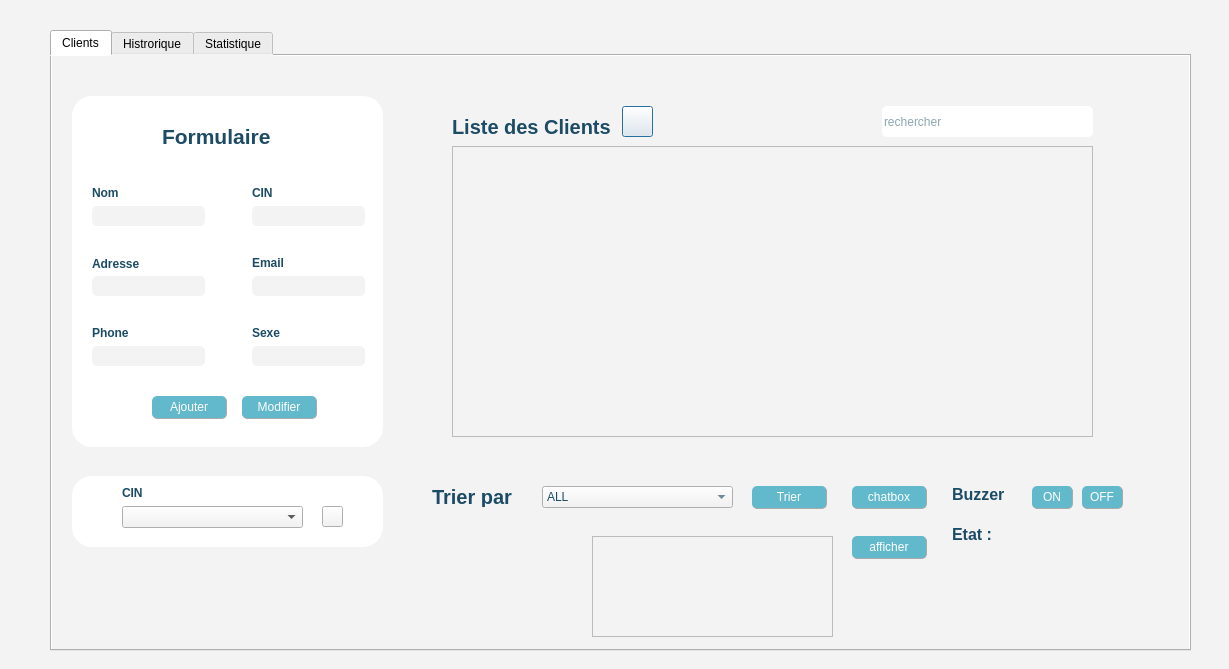
<?xml version="1.0" encoding="UTF-8"?>
<ui version="4.0">
 <class>client</class>
 <widget class="QDialog" name="client">
  <property name="geometry">
   <rect>
    <x>0</x>
    <y>0</y>
    <width>1229</width>
    <height>669</height>
   </rect>
  </property>
  <property name="windowTitle">
   <string>Dialog</string>
  </property>
  <property name="styleSheet">
   <string notr="true">background-color: rgb(243, 243, 243);</string>
  </property>
  <widget class="QTabWidget" name="tabWidget">
   <property name="geometry">
    <rect>
     <x>50</x>
     <y>30</y>
     <width>1141</width>
     <height>621</height>
    </rect>
   </property>
   <property name="currentIndex">
    <number>0</number>
   </property>
   <widget class="QWidget" name="tab">
    <attribute name="title">
     <string>Clients</string>
    </attribute>
    <widget class="QWidget" name="widget_2" native="true">
     <property name="geometry">
      <rect>
       <x>360</x>
       <y>20</y>
       <width>761</width>
       <height>391</height>
      </rect>
     </property>
     <widget class="QLabel" name="label_9">
      <property name="geometry">
       <rect>
        <x>40</x>
        <y>40</y>
        <width>191</width>
        <height>21</height>
       </rect>
      </property>
      <property name="font">
       <font>
        <pointsize>15</pointsize>
        <weight>75</weight>
        <bold>true</bold>
        <underline>false</underline>
       </font>
      </property>
      <property name="styleSheet">
       <string notr="true">color: rgb(27, 75, 101);</string>
      </property>
      <property name="text">
       <string>Liste des Clients</string>
      </property>
     </widget>
     <widget class="QPushButton" name="pb_pdfC">
      <property name="geometry">
       <rect>
        <x>210</x>
        <y>30</y>
        <width>31</width>
        <height>31</height>
       </rect>
      </property>
      <property name="styleSheet">
       <string notr="true">QPushButton{
	
	border-image: url(:/2A3/qt/tsawer/pdf (2).png);
}</string>
      </property>
      <property name="text">
       <string/>
      </property>
     </widget>
     <widget class="QLineEdit" name="rechercherC">
      <property name="geometry">
       <rect>
        <x>470</x>
        <y>30</y>
        <width>211</width>
        <height>31</height>
       </rect>
      </property>
      <property name="styleSheet">
       <string notr="true">background-color: rgb(255, 255, 255);
border:none;
border-radius:5px;
color: rgb(27, 75, 101);
</string>
      </property>
      <property name="placeholderText">
       <string>rechercher</string>
      </property>
      <property name="clearButtonEnabled">
       <bool>false</bool>
      </property>
     </widget>
     <widget class="QTableView" name="tab_clients">
      <property name="geometry">
       <rect>
        <x>40</x>
        <y>70</y>
        <width>641</width>
        <height>291</height>
       </rect>
      </property>
     </widget>
    </widget>
    <widget class="QWidget" name="widget" native="true">
     <property name="geometry">
      <rect>
       <x>0</x>
       <y>20</y>
       <width>351</width>
       <height>391</height>
      </rect>
     </property>
     <property name="styleSheet">
      <string notr="true">QPushButton #pushButton{
	
	background-color: rgb(98, 185, 203);
	color: rgb(255, 255, 255);
	border-radius:5px;
}
QPushButton #pushButton:hover{
	
	background-color: rgb(98, 185, 203);
}
QPushButton #pushButtonp:pressed{
	padding-left:5px;
	padding-top:5px;
	background-color: rgb(98, 185, 203);
}</string>
     </property>
     <widget class="QLabel" name="label">
      <property name="geometry">
       <rect>
        <x>20</x>
        <y>20</y>
        <width>311</width>
        <height>351</height>
       </rect>
      </property>
      <property name="styleSheet">
       <string notr="true">background-color: rgb(255, 255, 255);
border-radius:20px;

</string>
      </property>
      <property name="text">
       <string/>
      </property>
     </widget>
     <widget class="QLabel" name="label_2">
      <property name="geometry">
       <rect>
        <x>110</x>
        <y>30</y>
        <width>171</width>
        <height>61</height>
       </rect>
      </property>
      <property name="font">
       <font>
        <family>MS Shell Dlg 2</family>
        <pointsize>16</pointsize>
        <weight>75</weight>
        <italic>false</italic>
        <bold>true</bold>
        <underline>false</underline>
        <strikeout>false</strikeout>
        <kerning>true</kerning>
       </font>
      </property>
      <property name="styleSheet">
       <string notr="true">background-color: rgb(255, 255, 255);
color: rgb(27, 75, 101);
</string>
      </property>
      <property name="text">
       <string>Formulaire</string>
      </property>
     </widget>
     <widget class="QLabel" name="label_3">
      <property name="geometry">
       <rect>
        <x>40</x>
        <y>110</y>
        <width>47</width>
        <height>14</height>
       </rect>
      </property>
      <property name="font">
       <font>
        <weight>75</weight>
        <bold>true</bold>
       </font>
      </property>
      <property name="styleSheet">
       <string notr="true">color: rgb(27, 75, 101);
background-color: rgb(255, 255, 255);</string>
      </property>
      <property name="text">
       <string>Nom</string>
      </property>
     </widget>
     <widget class="QLabel" name="label_4">
      <property name="geometry">
       <rect>
        <x>200</x>
        <y>110</y>
        <width>47</width>
        <height>14</height>
       </rect>
      </property>
      <property name="font">
       <font>
        <weight>75</weight>
        <bold>true</bold>
       </font>
      </property>
      <property name="styleSheet">
       <string notr="true">background-color: rgb(255, 255, 255);
color: rgb(27, 75, 101);</string>
      </property>
      <property name="text">
       <string>CIN</string>
      </property>
     </widget>
     <widget class="QLabel" name="label_5">
      <property name="geometry">
       <rect>
        <x>40</x>
        <y>180</y>
        <width>61</width>
        <height>16</height>
       </rect>
      </property>
      <property name="font">
       <font>
        <weight>75</weight>
        <bold>true</bold>
       </font>
      </property>
      <property name="styleSheet">
       <string notr="true">background-color: rgb(255, 255, 255);color: rgb(27, 75, 101);</string>
      </property>
      <property name="text">
       <string>Adresse</string>
      </property>
     </widget>
     <widget class="QLabel" name="label_6">
      <property name="geometry">
       <rect>
        <x>200</x>
        <y>180</y>
        <width>47</width>
        <height>14</height>
       </rect>
      </property>
      <property name="font">
       <font>
        <weight>75</weight>
        <bold>true</bold>
       </font>
      </property>
      <property name="styleSheet">
       <string notr="true">background-color: rgb(255, 255, 255);color: rgb(27, 75, 101);</string>
      </property>
      <property name="text">
       <string>Email</string>
      </property>
     </widget>
     <widget class="QLabel" name="label_7">
      <property name="geometry">
       <rect>
        <x>40</x>
        <y>250</y>
        <width>47</width>
        <height>14</height>
       </rect>
      </property>
      <property name="font">
       <font>
        <weight>75</weight>
        <bold>true</bold>
       </font>
      </property>
      <property name="styleSheet">
       <string notr="true">background-color: rgb(255, 255, 255);color: rgb(27, 75, 101);</string>
      </property>
      <property name="text">
       <string>Phone</string>
      </property>
     </widget>
     <widget class="QLineEdit" name="nomc">
      <property name="geometry">
       <rect>
        <x>40</x>
        <y>130</y>
        <width>113</width>
        <height>20</height>
       </rect>
      </property>
      <property name="styleSheet">
       <string notr="true">
border:none;
border-radius:5px;
color: black</string>
      </property>
     </widget>
     <widget class="QPushButton" name="pb_ajouterC">
      <property name="geometry">
       <rect>
        <x>100</x>
        <y>320</y>
        <width>75</width>
        <height>23</height>
       </rect>
      </property>
      <property name="styleSheet">
       <string notr="true">QPushButton{
	border-radius:5px;
   border-right:1px solid #aaaaaa;
	border-bottom:1px solid #aaaaaa;
}
QPushButton:enabled{
background-color: rgb(98, 185, 203);
	color: rgb(255, 255, 255);
}
QPushButton:pressed{
	background-color: rgb(190, 233, 231);
	color: rgb(255, 255, 255);
	border-radius:5px;
}
QPushButton:disabled{
background-color: #aaaaaa;
	color: rgb(255, 255, 255);
}

</string>
      </property>
      <property name="text">
       <string>Ajouter</string>
      </property>
     </widget>
     <widget class="QPushButton" name="pb_modififerC">
      <property name="geometry">
       <rect>
        <x>190</x>
        <y>320</y>
        <width>75</width>
        <height>23</height>
       </rect>
      </property>
      <property name="styleSheet">
       <string notr="true">QPushButton{
	border-radius:5px;
   border-right:1px solid #aaaaaa;
	border-bottom:1px solid #aaaaaa;
}
QPushButton:enabled{
background-color: rgb(98, 185, 203);
	color: rgb(255, 255, 255);
}
QPushButton:pressed{
	background-color: rgb(190, 233, 231);
	color: rgb(255, 255, 255);
	border-radius:5px;
}
QPushButton:disabled{
background-color: #aaaaaa;
	color: rgb(255, 255, 255);
}</string>
      </property>
      <property name="text">
       <string>Modifier</string>
      </property>
     </widget>
     <widget class="QLineEdit" name="cinc">
      <property name="geometry">
       <rect>
        <x>200</x>
        <y>130</y>
        <width>113</width>
        <height>20</height>
       </rect>
      </property>
      <property name="styleSheet">
       <string notr="true">
border:none;
border-radius:5px;
color: black</string>
      </property>
     </widget>
     <widget class="QLineEdit" name="adressec">
      <property name="geometry">
       <rect>
        <x>40</x>
        <y>200</y>
        <width>113</width>
        <height>20</height>
       </rect>
      </property>
      <property name="styleSheet">
       <string notr="true">
border:none;
border-radius:5px;
color: black</string>
      </property>
     </widget>
     <widget class="QLineEdit" name="emailc">
      <property name="geometry">
       <rect>
        <x>200</x>
        <y>200</y>
        <width>113</width>
        <height>20</height>
       </rect>
      </property>
      <property name="styleSheet">
       <string notr="true">
border:none;
border-radius:5px;
color: black</string>
      </property>
     </widget>
     <widget class="QLineEdit" name="phonec">
      <property name="geometry">
       <rect>
        <x>40</x>
        <y>270</y>
        <width>113</width>
        <height>20</height>
       </rect>
      </property>
      <property name="styleSheet">
       <string notr="true">
border:none;
border-radius:5px;
color: black</string>
      </property>
     </widget>
     <widget class="QLineEdit" name="cinc_2">
      <property name="geometry">
       <rect>
        <x>80</x>
        <y>450</y>
        <width>113</width>
        <height>20</height>
       </rect>
      </property>
      <property name="styleSheet">
       <string notr="true">
border:none;
border-radius:5px;
color: black</string>
      </property>
     </widget>
     <widget class="QLineEdit" name="sexec">
      <property name="geometry">
       <rect>
        <x>200</x>
        <y>270</y>
        <width>113</width>
        <height>20</height>
       </rect>
      </property>
      <property name="styleSheet">
       <string notr="true">
border:none;
border-radius:5px;
color: black</string>
      </property>
     </widget>
     <widget class="QLabel" name="label_10">
      <property name="geometry">
       <rect>
        <x>200</x>
        <y>250</y>
        <width>47</width>
        <height>14</height>
       </rect>
      </property>
      <property name="font">
       <font>
        <weight>75</weight>
        <bold>true</bold>
       </font>
      </property>
      <property name="styleSheet">
       <string notr="true">color: rgb(27, 75, 101);
background-color: rgb(255, 255, 255);</string>
      </property>
      <property name="text">
       <string>Sexe</string>
      </property>
     </widget>
    </widget>
    <widget class="QWidget" name="widget_3" native="true">
     <property name="geometry">
      <rect>
       <x>360</x>
       <y>420</y>
       <width>431</width>
       <height>51</height>
      </rect>
     </property>
     <widget class="QLabel" name="label_25">
      <property name="geometry">
       <rect>
        <x>20</x>
        <y>10</y>
        <width>121</width>
        <height>21</height>
       </rect>
      </property>
      <property name="font">
       <font>
        <pointsize>15</pointsize>
        <weight>75</weight>
        <bold>true</bold>
       </font>
      </property>
      <property name="styleSheet">
       <string notr="true">QLabel{
	
	qproperty-icon: url(:/Downloads/trier.png);
	qproperty-iconSize: 30px 30 px;
text-align:center;
	color: rgb(27, 75, 101);
}</string>
      </property>
      <property name="text">
       <string>Trier par</string>
      </property>
     </widget>
     <widget class="QPushButton" name="pb_trierC">
      <property name="geometry">
       <rect>
        <x>340</x>
        <y>10</y>
        <width>75</width>
        <height>23</height>
       </rect>
      </property>
      <property name="styleSheet">
       <string notr="true">QPushButton{
	border-radius:5px;
   border-right:1px solid #aaaaaa;
	border-bottom:1px solid #aaaaaa;
}
QPushButton:enabled{
background-color: rgb(98, 185, 203);
	color: rgb(255, 255, 255);
}
QPushButton:pressed{
	background-color: rgb(190, 233, 231);
	color: rgb(255, 255, 255);
	border-radius:5px;
}
QPushButton:disabled{
background-color: #aaaaaa;
	color: rgb(255, 255, 255);
}</string>
      </property>
      <property name="text">
       <string>Trier</string>
      </property>
     </widget>
     <widget class="QComboBox" name="comboBox_tri">
      <property name="geometry">
       <rect>
        <x>130</x>
        <y>10</y>
        <width>191</width>
        <height>22</height>
       </rect>
      </property>
      <property name="styleSheet">
       <string notr="true">color: rgb(27, 75, 101);</string>
      </property>
      <item>
       <property name="text">
        <string>ALL</string>
       </property>
      </item>
      <item>
       <property name="text">
        <string>par CIN</string>
       </property>
      </item>
      <item>
       <property name="text">
        <string>par Nom</string>
       </property>
      </item>
      <item>
       <property name="text">
        <string>par Adresse</string>
       </property>
      </item>
     </widget>
    </widget>
    <widget class="QPushButton" name="pushButton_7">
     <property name="geometry">
      <rect>
       <x>800</x>
       <y>430</y>
       <width>75</width>
       <height>23</height>
      </rect>
     </property>
     <property name="styleSheet">
      <string notr="true">QPushButton{
	border-radius:5px;
   border-right:1px solid #aaaaaa;
	border-bottom:1px solid #aaaaaa;
}
QPushButton:enabled{
background-color: rgb(98, 185, 203);
	color: rgb(255, 255, 255);
}
QPushButton:pressed{
	background-color: rgb(190, 233, 231);
	color: rgb(255, 255, 255);
	border-radius:5px;
}
QPushButton:disabled{
background-color: #aaaaaa;
	color: rgb(255, 255, 255);
}</string>
     </property>
     <property name="text">
      <string>chatbox</string>
     </property>
    </widget>
    <widget class="QLabel" name="label_8">
     <property name="geometry">
      <rect>
       <x>20</x>
       <y>420</y>
       <width>311</width>
       <height>71</height>
      </rect>
     </property>
     <property name="styleSheet">
      <string notr="true">background-color: rgb(255, 255, 255);
border-radius:20px;

</string>
     </property>
     <property name="text">
      <string/>
     </property>
    </widget>
    <widget class="QPushButton" name="pb_suppc">
     <property name="geometry">
      <rect>
       <x>270</x>
       <y>450</y>
       <width>21</width>
       <height>21</height>
      </rect>
     </property>
     <property name="styleSheet">
      <string notr="true">QPushButton{
	border-image: url(:/2A3/qt/tsawer/poubella.png);
color:white;
}</string>
     </property>
     <property name="text">
      <string/>
     </property>
    </widget>
    <widget class="QLabel" name="label_17">
     <property name="geometry">
      <rect>
       <x>70</x>
       <y>430</y>
       <width>47</width>
       <height>14</height>
      </rect>
     </property>
     <property name="font">
      <font>
       <weight>75</weight>
       <bold>true</bold>
      </font>
     </property>
     <property name="styleSheet">
      <string notr="true">background-color: rgb(255, 255, 255);
color: rgb(27, 75, 101);</string>
     </property>
     <property name="text">
      <string>CIN</string>
     </property>
    </widget>
    <widget class="QComboBox" name="comboBox_suppC">
     <property name="geometry">
      <rect>
       <x>70</x>
       <y>450</y>
       <width>181</width>
       <height>22</height>
      </rect>
     </property>
    </widget>
    <widget class="QWidget" name="widget_4" native="true">
     <property name="geometry">
      <rect>
       <x>890</x>
       <y>420</y>
       <width>231</width>
       <height>80</height>
      </rect>
     </property>
     <widget class="QPushButton" name="pb_ONC">
      <property name="geometry">
       <rect>
        <x>90</x>
        <y>10</y>
        <width>41</width>
        <height>23</height>
       </rect>
      </property>
      <property name="styleSheet">
       <string notr="true">QPushButton{
	border-radius:5px;
   border-right:1px solid #aaaaaa;
	border-bottom:1px solid #aaaaaa;
}
QPushButton:enabled{
background-color: rgb(98, 185, 203);
	color: rgb(255, 255, 255);
}
QPushButton:pressed{
	background-color: rgb(190, 233, 231);
	color: rgb(255, 255, 255);
	border-radius:5px;
}
QPushButton:disabled{
background-color: #aaaaaa;
	color: rgb(255, 255, 255);
}</string>
      </property>
      <property name="text">
       <string>ON</string>
      </property>
     </widget>
     <widget class="QPushButton" name="pb_OFFC">
      <property name="geometry">
       <rect>
        <x>140</x>
        <y>10</y>
        <width>41</width>
        <height>23</height>
       </rect>
      </property>
      <property name="styleSheet">
       <string notr="true">QPushButton{
	border-radius:5px;
   border-right:1px solid #aaaaaa;
	border-bottom:1px solid #aaaaaa;
}
QPushButton:enabled{
background-color: rgb(98, 185, 203);
	color: rgb(255, 255, 255);
}
QPushButton:pressed{
	background-color: rgb(190, 233, 231);
	color: rgb(255, 255, 255);
	border-radius:5px;
}
QPushButton:disabled{
background-color: #aaaaaa;
	color: rgb(255, 255, 255);
}</string>
      </property>
      <property name="text">
       <string>OFF</string>
      </property>
     </widget>
     <widget class="QLabel" name="label_11">
      <property name="geometry">
       <rect>
        <x>10</x>
        <y>10</y>
        <width>71</width>
        <height>16</height>
       </rect>
      </property>
      <property name="font">
       <font>
        <pointsize>12</pointsize>
        <weight>75</weight>
        <bold>true</bold>
       </font>
      </property>
      <property name="styleSheet">
       <string notr="true">color: rgb(27, 75, 101);
</string>
      </property>
      <property name="text">
       <string>Buzzer</string>
      </property>
     </widget>
     <widget class="QLabel" name="label_12">
      <property name="geometry">
       <rect>
        <x>10</x>
        <y>50</y>
        <width>61</width>
        <height>16</height>
       </rect>
      </property>
      <property name="font">
       <font>
        <pointsize>12</pointsize>
        <weight>75</weight>
        <bold>true</bold>
       </font>
      </property>
      <property name="styleSheet">
       <string notr="true">color: rgb(27, 75, 101);
</string>
      </property>
      <property name="text">
       <string>Etat :</string>
      </property>
     </widget>
     <widget class="QLabel" name="etatardC">
      <property name="geometry">
       <rect>
        <x>80</x>
        <y>50</y>
        <width>121</width>
        <height>16</height>
       </rect>
      </property>
      <property name="font">
       <font>
        <pointsize>10</pointsize>
        <weight>75</weight>
        <bold>true</bold>
       </font>
      </property>
      <property name="styleSheet">
       <string notr="true">color: rgb(27, 75, 101);
</string>
      </property>
      <property name="text">
       <string/>
      </property>
     </widget>
    </widget>
    <widget class="QTableView" name="tab_gazC">
     <property name="geometry">
      <rect>
       <x>540</x>
       <y>480</y>
       <width>241</width>
       <height>101</height>
      </rect>
     </property>
    </widget>
    <widget class="QPushButton" name="pb_gaz">
     <property name="geometry">
      <rect>
       <x>800</x>
       <y>480</y>
       <width>75</width>
       <height>23</height>
      </rect>
     </property>
     <property name="styleSheet">
      <string notr="true">QPushButton{
	border-radius:5px;
   border-right:1px solid #aaaaaa;
	border-bottom:1px solid #aaaaaa;
}
QPushButton:enabled{
background-color: rgb(98, 185, 203);
	color: rgb(255, 255, 255);
}
QPushButton:pressed{
	background-color: rgb(190, 233, 231);
	color: rgb(255, 255, 255);
	border-radius:5px;
}
QPushButton:disabled{
background-color: #aaaaaa;
	color: rgb(255, 255, 255);
}

</string>
     </property>
     <property name="text">
      <string>afficher</string>
     </property>
    </widget>
   </widget>
   <widget class="QWidget" name="chatbox">
    <attribute name="title">
     <string>Histrorique</string>
    </attribute>
    <widget class="QPushButton" name="pb_hisC">
     <property name="geometry">
      <rect>
       <x>750</x>
       <y>40</y>
       <width>91</width>
       <height>31</height>
      </rect>
     </property>
     <property name="styleSheet">
      <string notr="true">QPushButton{
	border-radius:5px;
   border-right:1px solid #aaaaaa;
	border-bottom:1px solid #aaaaaa;
}
QPushButton:enabled{
background-color: rgb(98, 185, 203);
	color: rgb(255, 255, 255);
}
QPushButton:pressed{
	background-color: rgb(190, 233, 231);
	color: rgb(255, 255, 255);
	border-radius:5px;
}
QPushButton:disabled{
background-color: #aaaaaa;
	color: rgb(255, 255, 255);
}</string>
     </property>
     <property name="text">
      <string>valider</string>
     </property>
    </widget>
    <widget class="QTextBrowser" name="history">
     <property name="geometry">
      <rect>
       <x>260</x>
       <y>40</y>
       <width>461</width>
       <height>201</height>
      </rect>
     </property>
    </widget>
    <widget class="QWidget" name="widget_5" native="true">
     <property name="geometry">
      <rect>
       <x>260</x>
       <y>320</y>
       <width>391</width>
       <height>131</height>
      </rect>
     </property>
     <widget class="QPushButton" name="pb_reserverC">
      <property name="geometry">
       <rect>
        <x>160</x>
        <y>90</y>
        <width>75</width>
        <height>23</height>
       </rect>
      </property>
      <property name="styleSheet">
       <string notr="true">QPushButton{
	border-radius:5px;
   border-right:1px solid #aaaaaa;
	border-bottom:1px solid #aaaaaa;
}
QPushButton:enabled{
background-color: rgb(98, 185, 203);
	color: rgb(255, 255, 255);
}
QPushButton:pressed{
	background-color: rgb(190, 233, 231);
	color: rgb(255, 255, 255);
	border-radius:5px;
}
QPushButton:disabled{
background-color: #aaaaaa;
	color: rgb(255, 255, 255);
}</string>
      </property>
      <property name="text">
       <string>Reserver</string>
      </property>
     </widget>
     <widget class="QComboBox" name="comboBox_clientC">
      <property name="geometry">
       <rect>
        <x>30</x>
        <y>40</y>
        <width>141</width>
        <height>22</height>
       </rect>
      </property>
     </widget>
     <widget class="QComboBox" name="comboBox_ambuC">
      <property name="geometry">
       <rect>
        <x>220</x>
        <y>40</y>
        <width>141</width>
        <height>22</height>
       </rect>
      </property>
     </widget>
     <widget class="QLabel" name="label_13">
      <property name="geometry">
       <rect>
        <x>30</x>
        <y>10</y>
        <width>71</width>
        <height>16</height>
       </rect>
      </property>
      <property name="font">
       <font>
        <pointsize>10</pointsize>
        <weight>50</weight>
        <bold>false</bold>
       </font>
      </property>
      <property name="styleSheet">
       <string notr="true">color: rgb(27, 75, 101);
</string>
      </property>
      <property name="text">
       <string>Client</string>
      </property>
     </widget>
     <widget class="QLabel" name="label_14">
      <property name="geometry">
       <rect>
        <x>220</x>
        <y>10</y>
        <width>71</width>
        <height>16</height>
       </rect>
      </property>
      <property name="font">
       <font>
        <pointsize>10</pointsize>
        <weight>50</weight>
        <bold>false</bold>
       </font>
      </property>
      <property name="styleSheet">
       <string notr="true">color: rgb(27, 75, 101);
</string>
      </property>
      <property name="text">
       <string>Ambulance</string>
      </property>
     </widget>
    </widget>
   </widget>
   <widget class="QWidget" name="tab_2">
    <attribute name="title">
     <string>Statistique</string>
    </attribute>
    <widget class="QFrame" name="horizontalFrame">
     <property name="geometry">
      <rect>
       <x>50</x>
       <y>20</y>
       <width>771</width>
       <height>481</height>
      </rect>
     </property>
     <layout class="QHBoxLayout" name="horizontalLayout"/>
    </widget>
    <widget class="QPushButton" name="pb_statC">
     <property name="geometry">
      <rect>
       <x>870</x>
       <y>50</y>
       <width>75</width>
       <height>23</height>
      </rect>
     </property>
     <property name="styleSheet">
      <string notr="true">QPushButton{
	border-radius:5px;
   border-right:1px solid #aaaaaa;
	border-bottom:1px solid #aaaaaa;
}
QPushButton:enabled{
background-color: rgb(98, 185, 203);
	color: rgb(255, 255, 255);
}
QPushButton:pressed{
	background-color: rgb(190, 233, 231);
	color: rgb(255, 255, 255);
	border-radius:5px;
}
QPushButton:disabled{
background-color: #aaaaaa;
	color: rgb(255, 255, 255);
}</string>
     </property>
     <property name="text">
      <string>stat</string>
     </property>
    </widget>
   </widget>
  </widget>
 </widget>
 <resources/>
 <connections/>
</ui>
